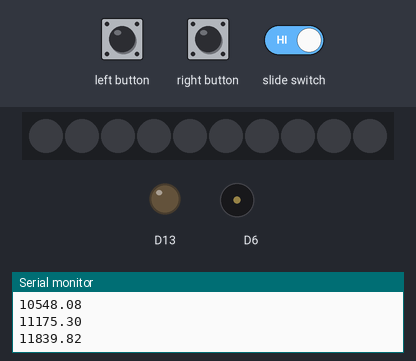
Recording of a sketch running on a simulated Adafruit Circuit Playground Express. Shown: 10 RGB LEDs in strip order, left to right, output pins drawn as LEDs (lit = HIGH), buzzer (waves = sounding), the last lines printed to the serial monitor. The test bench sets the inputs (shaded band). Dim RGB values are drawn brighter than linear; random numbers use the default seed unless the sketch sets one.

Above: at 1.2 s.
1.3 s: slide switch set LOW
At 1.47 s:
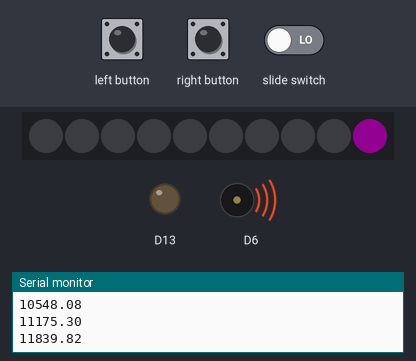
At 2.3 s:
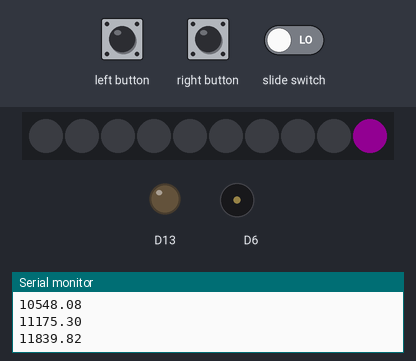
3.3 s: left button pressed for 0.15 s
At 5.7 s:
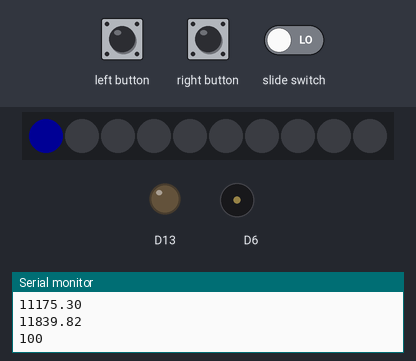
Timing chart, 0 to 12.4 s (numbered marks = the images above; inputs shaded):
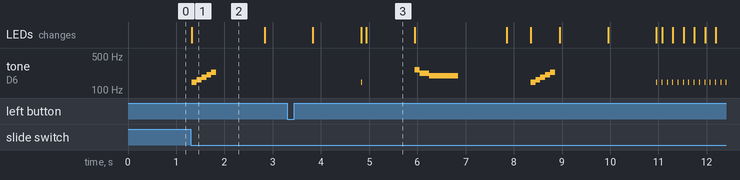

Measured:
- after the input at 1.3 s, tone on D6: plays 146 Hz for 0.10 s, 164 Hz for 0.10 s, 184 Hz for 0.10 s, 207 Hz for 0.10 s, 233 Hz for 0.10 s, starting at once; the LEDs: change at once (image 1)
- what the display in image 1 shows lasts 1.5 s, from 1.3 s to 2.8 s
- what the display in image 3 shows lasts 1.0 s, from 4.9 s to 5.9 s

The sketch:

CycloneVideoGame.ino
```cpp
#include <Adafruit_CircuitPlayground.h>
#include <AsyncDelay.h>

AsyncDelay delay_1s; // This is a 1 second timer that will be used later on in the code to read the switch.

float midi[127];
int A_four = 440;

int time;
int runner = 0;
int level;

long goal;
long winLED;
long winTone;

const int switchPin = 7;
const int leftButtonPin = 4;
const int rightButtonPin = 5;

volatile bool rightButtonFlag = false;
volatile bool leftButtonFlag = false;
volatile bool switchFlag = false;

bool switchState = HIGH;

int happySong[4][2] = { // this song will be used if the particle is stopped in the correct position.
    {55, 200},
    {55, 200},
    {57, 100},
    {60, 300},
};

int sadSong[4][2] = { // this song will be used if the particle is stopped in the incorrect position.
    {60, 100},
    {57, 200},
    {55, 200},
    {55, 400},
};

int levelSong[5][2] = { // this song will be played when the level is displayed on the LEDs.
    {50, 100},
    {52, 100},
    {54, 100},
    {56, 100},
    {58, 100},
};

void setup() {
  Serial.begin(9600); // just in case we need to access it later to troubleshoot anything.
  CircuitPlayground.begin();
  attachInterrupt(digitalPinToInterrupt(rightButtonPin), rightButtonISR, FALLING);
  attachInterrupt(digitalPinToInterrupt(leftButtonPin), leftButtonISR, FALLING);
  attachInterrupt(digitalPinToInterrupt(switchPin), switchISR, CHANGE);
  switchState = digitalRead(switchPin); // start out by first reading the switchstate so that if it is activated, the game will not start.
  generateMIDI(); // this function was copied from a previous code, it is used to generate a MIDI soundbite for my playTone functions.
  delay_1s.start(1000, AsyncDelay::MILLIS);
  if (!switchState) { // Once the switch is flipped, the game will begin.
    time = 100;
    level = map(time, 10, 100, 0, 9); // this is how we will display the level, the map will set the time to coordinate with the 10 pixels.
    CircuitPlayground.setPixelColor(level, 225, 0, 225); // show the level on the LEDs
      for(int i = 0; i < sizeof(levelSong) / sizeof(levelSong[0]); i++) {
        CircuitPlayground.playTone(midi[levelSong[i][0]], levelSong[i][1]);
        delay(1);
      }
    delay(1000);
    CircuitPlayground.clearPixels();
    delay(1000);
    goal = random(0, 10); // set a goal on a random pixel
    CircuitPlayground.setPixelColor(goal, 0, 0, 225);
    delay(1000);
    CircuitPlayground.clearPixels();
  }
}

void switchISR() {
  switchFlag = true;
}

void rightButtonISR() {
  rightButtonFlag = true;
}

void leftButtonISR() {
  leftButtonFlag = true;
}

void loop() {
  if (delay_1s.isExpired() && !switchState) { // once again checking the timer and switchstate to run the game
    Serial.print(time); // NOT NECESSARY, JUST HELPFUL FOR TROUBLESHOOTING.
    for (runner = 0; runner < 10; ++runner) {  // the runner, or the particle, will so around the CPX board in coordination with our time int.
      if (runner == 10) { // if the runner ends up equalling 10 somehow, this will reset it.
        runner = 0;
      }
      CircuitPlayground.setPixelColor(runner, 255, 255, 255);
      CircuitPlayground.playTone(midi[50], 10); // play a tone with everytime an LED lights up.
      delay(time); // MOST IMPORTANT, the speed of delay will effect the difficulty of the game, or, as int time approaches 0, the particle will move faster.
      CircuitPlayground.clearPixels();
      if (rightButtonFlag || leftButtonFlag) { // if either button is pushed, this function will run.
        CircuitPlayground.setPixelColor(runner, 0, 0, 255); // will stop the particle where it was when the button was pushed and turn it blue.
        delay(1000);
        if (runner == goal) { // this will run if the spot where the runner was when the button was pushed matches with the goal.
          for (int i = 0; i < 10; ++i) {
            CircuitPlayground.setPixelColor(i, 0, 255, 0); // light up CPX board green.
          }
          for(int i = 0; i < sizeof(happySong) / sizeof(happySong[0]); i++) {
            CircuitPlayground.playTone(midi[happySong[i][0]], happySong[i][1]);
            delay(1);
          }
          delay(1000);
          time = time-10; // decreases time increment, or speeds up the speed of the particle, and also increasing the level by 1.
          if (time == 10) { // this is what will run if the player wins the game, and gets to time = 10.
            if (delay_1s.isExpired() && !switchState) { // check the timer and switchstate
            winLED = random(0, 10);
            CircuitPlayground.setPixelColor(winLED, 0, 225, 0); // light up random LEDs in green
            delay(10);
            CircuitPlayground.clearPixels();
            winTone = random(50, 60);
            CircuitPlayground.playTone(midi[winTone], 10); // play random MIDIs
            }
          }
        } else { // this will run if the spot where the runner was when the button was pushed does not match with the goal.
          for (int i = 0; i < 10; ++i) {
            CircuitPlayground.setPixelColor(i, 255, 0, 0); // light up CPX board red.
          }
          for(int i = 0; i < sizeof(sadSong) / sizeof(sadSong[0]); i++) {
            CircuitPlayground.playTone(midi[sadSong[i][0]], sadSong[i][1]);
            delay(1);
          }
          delay(1000);
          time = 100; // resets the time increment, also reseting the level to level 1.
        }
        CircuitPlayground.clearPixels();
        delay(500);
        runner = 0; // reset the runner to be equal to 0 so it restarts in the same spot.
        level = map(time, 10, 100, 0, 9);
        CircuitPlayground.setPixelColor(level, 225, 0, 225); // display the current level to the LEDs using the map function.
          for(int j = 0; j < sizeof(levelSong) / sizeof(levelSong[0]); j++) {
            CircuitPlayground.playTone(midi[levelSong[j][0]], levelSong[j][1]);
            delay(1);
          }
        delay(100);
        CircuitPlayground.clearPixels();
        delay(1000);
        goal = random(0, 10);
        CircuitPlayground.setPixelColor(goal, 0, 0, 225); // set a goal on a random pixel
        delay(1000);
        CircuitPlayground.clearPixels();
        rightButtonFlag = false;
        leftButtonFlag = false;
      }
    }
  }

  if (switchFlag) { // this will run if the switch is activated.
    delay(25);
    switchState = digitalRead(switchPin);
    CircuitPlayground.clearPixels();
    if (switchState == HIGH) { // if the switch is read to be off, this function will run until it isn't
      delay_1s.start(1000, AsyncDelay::MILLIS);
    }
    if (!switchState) { // if the switch is turned back on after being off.
      time = 100; // reset the time and the level to the easiest ones.
      level = map(time, 10, 100, 0, 9);
      CircuitPlayground.setPixelColor(level, 225, 0, 225); // display the current level to the LEDs using the map function.
          for(int i = 0; i < sizeof(levelSong) / sizeof(levelSong[0]); i++) {
            CircuitPlayground.playTone(midi[levelSong[i][0]], levelSong[i][1]);
            delay(1);
          }
      delay(1000);
      CircuitPlayground.clearPixels();
      delay(1000);
      goal = random(0, 10);
      CircuitPlayground.setPixelColor(goal, 0, 0, 225); // set a goal on a random pixel
      delay(1000);
      CircuitPlayground.clearPixels();
    }
    switchFlag = false;
  }
}

void generateMIDI() { // this function generates a MIDI value for the playTone functions.
  for (int x = 0; x < 127; ++x) {
    midi[x] = (A_four / 32.0) * pow(2.0, ((x - 9.0) / 12.0));
    Serial.println(midi[x]);
  }
}
```
